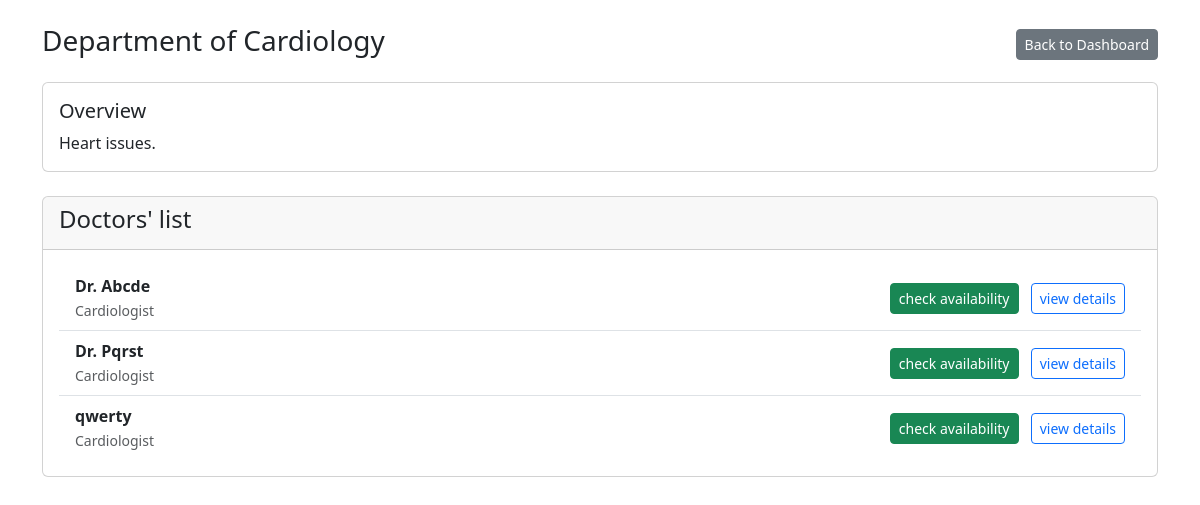
The page /department/1 (signed in) on the database as committed earlier.
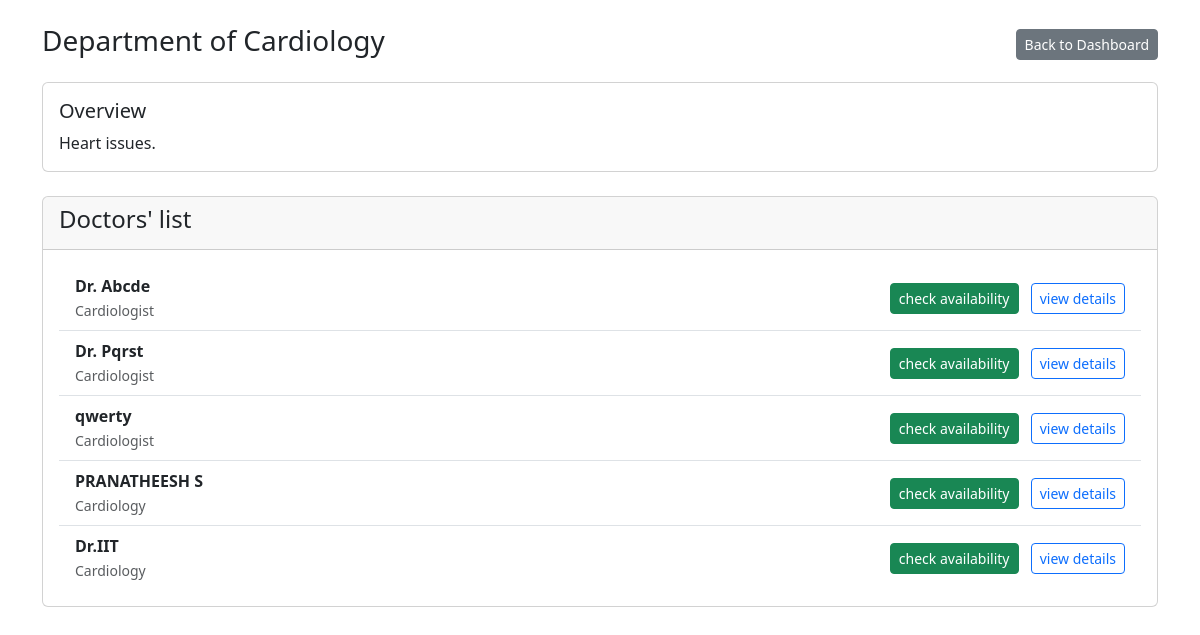
The same page on the database as committed later.
### models.py (models this page shows, shortened)
class Doctor(db.Model, UserMixin):
    __tablename__ = 'doctors'
    id = db.Column(db.Integer, primary_key=True)
    name = db.Column(db.String(120), nullable=False)
    email = db.Column(db.String(120), unique=True, nullable=False)
    specialization = db.Column(db.String(120))
    department_id = db.Column(db.Integer, db.ForeignKey('departments.id'), nullable=True)
    bio = db.Column(db.Text, nullable=True)
    is_blacklisted = db.Column(db.Boolean, default=False, nullable=False)
    experience = db.Column(db.Integer, nullable=True)
    password_hash = db.Column(db.String(200), nullable=False, default='pbkdf2:sha256:dummy')
    appointments = db.relationship('Appointment', backref='doctor', lazy=True)
    availability = db.relationship('DoctorAvailability', backref='doctor', lazy=True)

### app.py (the view)
@app.route('/department/<int:dept_id>')
@login_required
def department_detail(dept_id):
    department = db.get_or_404(Department, dept_id)
    active_doctors = Doctor.query.filter_by(department_id=dept_id, is_blacklisted=False).all()
    return render_template('department_detail.html', department=department, doctors=active_doctors)

### app.py (called while the page is built)
@login_manager.user_loader
def load_user(user_id):
    role = session.get('role')
    if role == 'doctor':
        return db.session.get(Doctor, int(user_id))
    else:
        return db.session.get(Patient, int(user_id))

### templates/department_detail.html
{% extends 'layout.html' %}
{% block content %}
<div class="d-flex justify-content-between align-items-center mb-3">
    <h3>Department of {{ department.name }}</h3>
    <div>
        <a href="{{ url_for('dashboard') }}" class="btn btn-secondary btn-sm">Back to Dashboard</a>
    </div>
</div>
<div class="card mb-4">
    <div class="card-body">
        <h5 class="card-title">Overview</h5>
        <p class="card-text">{{ department.description | default('No description available.', true) }}</p>
    </div>
</div>
<div class="card">
    <div class="card-header">
        <h4>Doctors' list</h4>
    </div>
    <div class="card-body">
        <ul class="list-group list-group-flush">
            {% for doc in doctors %}
            <li class="list-group-item d-flex justify-content-between align-items-center">
                <div>
                    <strong>{{ doc.name }}</strong><br>
                    <small class="text-muted">{{ doc.specialization }}</small>
                </div>
                <div>
                    <a href="{{ url_for('book_appointment', doctor_id=doc.id) }}" class="btn btn-success btn-sm me-2">check availability</a>
                    <a href="{{ url_for('doctor_detail', doctor_id=doc.id) }}" class="btn btn-outline-primary btn-sm">view details</a>
                </div>
            </li>
            {% else %}
            <li class="list-group-item text-muted">No available doctors found in this department.</li>
            {% endfor %}
        </ul>
    </div>
</div>
{% endblock %}

Rows that differ between the two databases and show on the page:
added Doctor: name "PRANATHEESH S", specialization "Cardiology"
added Doctor: name "Dr.IIT", specialization "Cardiology"
